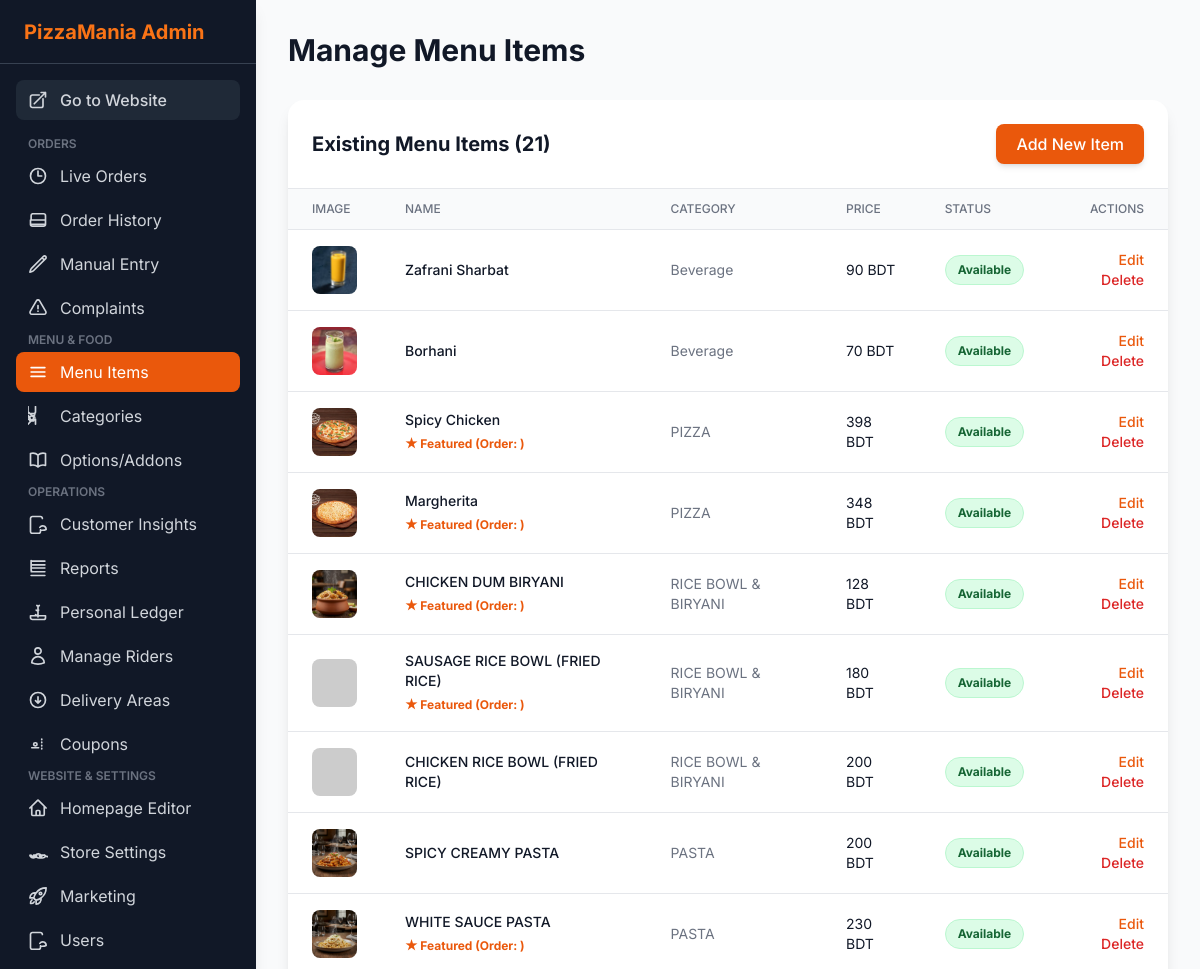
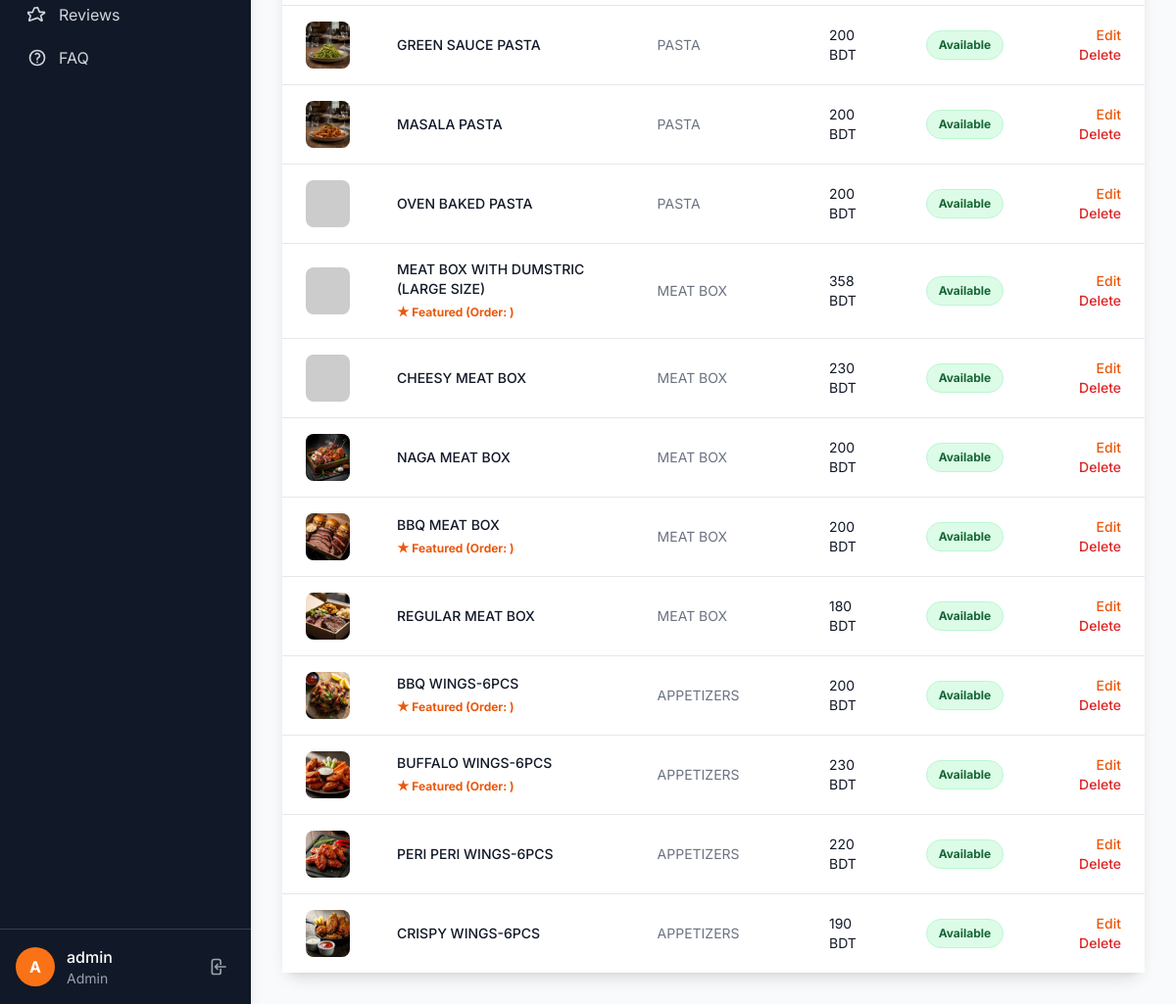
The app's page /admin/manage_menu_items.php (signed in) with its own data (2 pictures, top to bottom).
### tables this page shows
CREATE TABLE IF NOT EXISTS `menu_items` (
  `id` int NOT NULL AUTO_INCREMENT,
  `category_id` int NOT NULL,
  `name` varchar(150) NOT NULL,
  `description` text,
  `price` decimal(10,0) NOT NULL,
  `image` varchar(255) DEFAULT NULL,
  `is_available` tinyint(1) NOT NULL DEFAULT '1',
  `is_featured` tinyint(1) NOT NULL DEFAULT '0',
  PRIMARY KEY (`id`),
  KEY `category_id` (`category_id`)
);

CREATE TABLE IF NOT EXISTS `categories` (
  `id` int NOT NULL AUTO_INCREMENT,
  `name` varchar(100) NOT NULL,
  `description` text,
  `image` varchar(255) DEFAULT NULL,
  `svg_icon` text,
  `is_visible` tinyint(1) NOT NULL DEFAULT '1',
  PRIMARY KEY (`id`)
);

### config.php (called while the page is built, shortened)
<?php
function get_csrf_token() {
    return $_SESSION['csrf_token'];
}
function e($data) {
    return htmlspecialchars($data ?? '', ENT_QUOTES, 'UTF-8');
}
?>

### admin/manage_menu_items.php (the view, shortened to what this page needs)
<?php
require_once('header.php');
$action = $_GET['action'] ?? 'list';
$page_title = 'Manage Menu Items';
$menu_items = [];
$sql = "SELECT m.*, c.name as category_name
        FROM menu_items m
        LEFT JOIN categories c ON m.category_id = c.id
        ORDER BY m.id DESC";
$item_result = $db->query($sql);
while ($row = $item_result->fetch_assoc()) {
    $menu_items[] = $row;
}
?>
<h1 class="text-3xl font-bold text-gray-900 mb-8"><?php echo e($page_title); ?></h1>
<?php if ($action === 'list'): ?>
<div class="bg-white rounded-2xl shadow-lg">
    <div class="flex justify-between items-center p-6 border-b border-gray-200">
        <h2 class="text-xl font-bold text-gray-900">
            Existing Menu Items (<?php echo count($menu_items); ?>)
        </h2>
        <?php if (hasAdminAccess()): ?>
        <a href="manage_menu_items.php?action=add" class="px-5 py-2 bg-orange-600 text-white font-medium rounded-lg shadow-md hover:bg-orange-700">
            Add New Item
        </a>
        <?php endif; ?>
    </div>
    <div class="overflow-x-auto">
        <table class="min-w-full divide-y divide-gray-200">
            <thead class="bg-gray-50">
                <tr>
                    <th class="px-6 py-3 text-left text-xs font-medium text-gray-500 uppercase">Image</th>
                    <th class="px-6 py-3 text-left text-xs font-medium text-gray-500 uppercase">Name</th>
                    <th class="px-6 py-3 text-left text-xs font-medium text-gray-500 uppercase">Category</th>
                    <th class="px-6 py-3 text-left text-xs font-medium text-gray-500 uppercase">Price</th>
                    <th class="px-6 py-3 text-left text-xs font-medium text-gray-500 uppercase">Status</th>
                    <th class="px-6 py-3 text-right text-xs font-medium text-gray-500 uppercase">Actions</th>
                </tr>
            </thead>
            <tbody class="bg-white divide-y divide-gray-200">
                <?php if (empty($menu_items)): ?>
                    <tr><td colspan="6" class="px-6 py-4 text-center text-gray-500">No menu items found.</td></tr>
                <?php else: ?>
                    <?php foreach ($menu_items as $item): ?>
                        <?php
                            $image_src = '[https://placehold.co/100x100/EFEFEF/AAAAAA?text=No+Image](https://placehold.co/100x100/EFEFEF/AAAAAA?text=No+Image)';
                            if (!empty($item['image']) && $item['image'] !== '0') {
                                $image_src = BASE_URL . $item['image'];
                            }
                        ?>
                        <tr>
                            <td class="px-6 py-4">
                                <img src="<?php echo e($image_src); ?>"
                                     alt="<?php echo e($item['name']); ?>"
                                     class="w-12 h-12 object-cover rounded-lg"
                                     onerror="this.src='[https://placehold.co/100x100/EFEFEF/AAAAAA?text=No+Image](https://placehold.co/100x100/EFEFEF/AAAAAA?text=No+Image)'">
                            </td>
                            <td class="px-6 py-4">
                                <div class="text-sm font-medium text-gray-900"><?php echo e($item['name']); ?></div>
                                <?php if($item['is_featured']): ?>
                                    <span class="text-xs text-orange-600 font-bold">★ Featured (Order: <?php echo $item['display_order']; ?>)</span>
                                <?php endif; ?>
                            </td>
                            <td class="px-6 py-4"><div class="text-sm text-gray-500"><?php echo e($item['category_name']); ?></div></td>
                            <td class="px-6 py-4"><div class="text-sm text-gray-900"><?php echo number_format($item['price'], 0); ?> BDT</div></td>
                            <td class="px-6 py-4">
                                <form method="POST" action="manage_menu_items.php" class="inline-block">
                                    <button type="submit" class="px-3 py-1 inline-flex text-xs leading-5 font-bold rounded-full transition-all transform hover:scale-105 <?php echo $item['is_available'] ? 'bg-green-100 text-green-800 border border-green-200 hover:bg-green-200' : 'bg-red-100 text-red-800 border border-red-200 hover:bg-red-200'; ?>" title="Click to toggle availability">
                                        <?php echo $item['is_available'] ? 'Available' : 'Sold Out'; ?>
                                    </button>
                                </form>
                            </td>
                            <td class="px-6 py-4 text-right text-sm font-medium space-x-2">
                                <?php if (hasAdminAccess()): ?>
                                    <a href="manage_menu_items.php?action=edit&id=<?php echo e($item['id']); ?>" class="text-orange-600 hover:text-orange-900">Edit</a>
                                    <a href="manage_menu_items.php?action=delete&id=<?php echo e($item['id']); ?>&csrf_token=<?php echo e(get_csrf_token()); ?>"
                                       class="text-red-600 hover:text-red-900"
                                       onclick="return confirm('Are you sure you want to delete this item?');">Delete</a>
                                <?php else: ?>
                                    <span class="text-gray-400 italic text-xs">View Only</span>
                                <?php endif; ?>
                            </td>
                        </tr>
                    <?php endforeach; ?>
                <?php endif; ?>
            </tbody>
        </table>
    </div>
</div>
<?php endif; ?>
<?php
require_once('footer.php');
?>

### records on screen
menu_items: image (picture), name "Zafrani Sharbat", category.name "Beverage", price "90", is_available "Available"
menu_items: image (picture), name "Borhani", category.name "Beverage", price "70", is_available "Available"
menu_items: image (picture), name "Spicy Chicken", category.name "PIZZA", price "398", is_available "Available"
menu_items: image (picture), name "Margherita", category.name "PIZZA", price "348", is_available "Available"
menu_items: image (picture), name "CHICKEN DUM BIRYANI", category.name "RICE BOWL & BIRYANI", price "128", is_available "Available"
menu_items: name "SAUSAGE RICE BOWL (FRIED RICE)", category.name "RICE BOWL & BIRYANI", price "180", is_available "Available"
menu_items: name "CHICKEN RICE BOWL (FRIED RICE)", category.name "RICE BOWL & BIRYANI", price "200", is_available "Available"
menu_items: image (picture), name "SPICY CREAMY PASTA", category.name "PASTA", price "200", is_available "Available"
menu_items: image (picture), name "WHITE SAUCE PASTA", category.name "PASTA", price "230", is_available "Available"
menu_items: image (picture), name "GREEN SAUCE PASTA", category.name "PASTA", price "200", is_available "Available"
menu_items: image (picture), name "MASALA PASTA", category.name "PASTA", price "200", is_available "Available"
menu_items: name "OVEN BAKED PASTA", category.name "PASTA", price "200", is_available "Available"
menu_items: name "MEAT BOX WITH DUMSTRIC (LARGE SIZE)", category.name "MEAT BOX", price "358", is_available "Available"
menu_items: name "CHEESY MEAT BOX", category.name "MEAT BOX", price "230", is_available "Available"
menu_items: image (picture), name "NAGA MEAT BOX", category.name "MEAT BOX", price "200", is_available "Available"
menu_items: image (picture), name "BBQ MEAT BOX", category.name "MEAT BOX", price "200", is_available "Available"
menu_items: image (picture), name "REGULAR MEAT BOX", category.name "MEAT BOX", price "180", is_available "Available"
menu_items: image (picture), name "BBQ WINGS-6PCS", category.name "APPETIZERS", price "200", is_available "Available"
menu_items: image (picture), name "BUFFALO WINGS-6PCS", category.name "APPETIZERS", price "230", is_available "Available"
menu_items: image (picture), name "PERI PERI WINGS-6PCS", category.name "APPETIZERS", price "220", is_available "Available"
menu_items: image (picture), name "CRISPY WINGS-6PCS", category.name "APPETIZERS", price "190", is_available "Available"

### other values on screen
$user_initial "A"
$username "admin"
$user_role "Admin"
$page_title "Manage Menu Items"
count($menu_items) "21"
